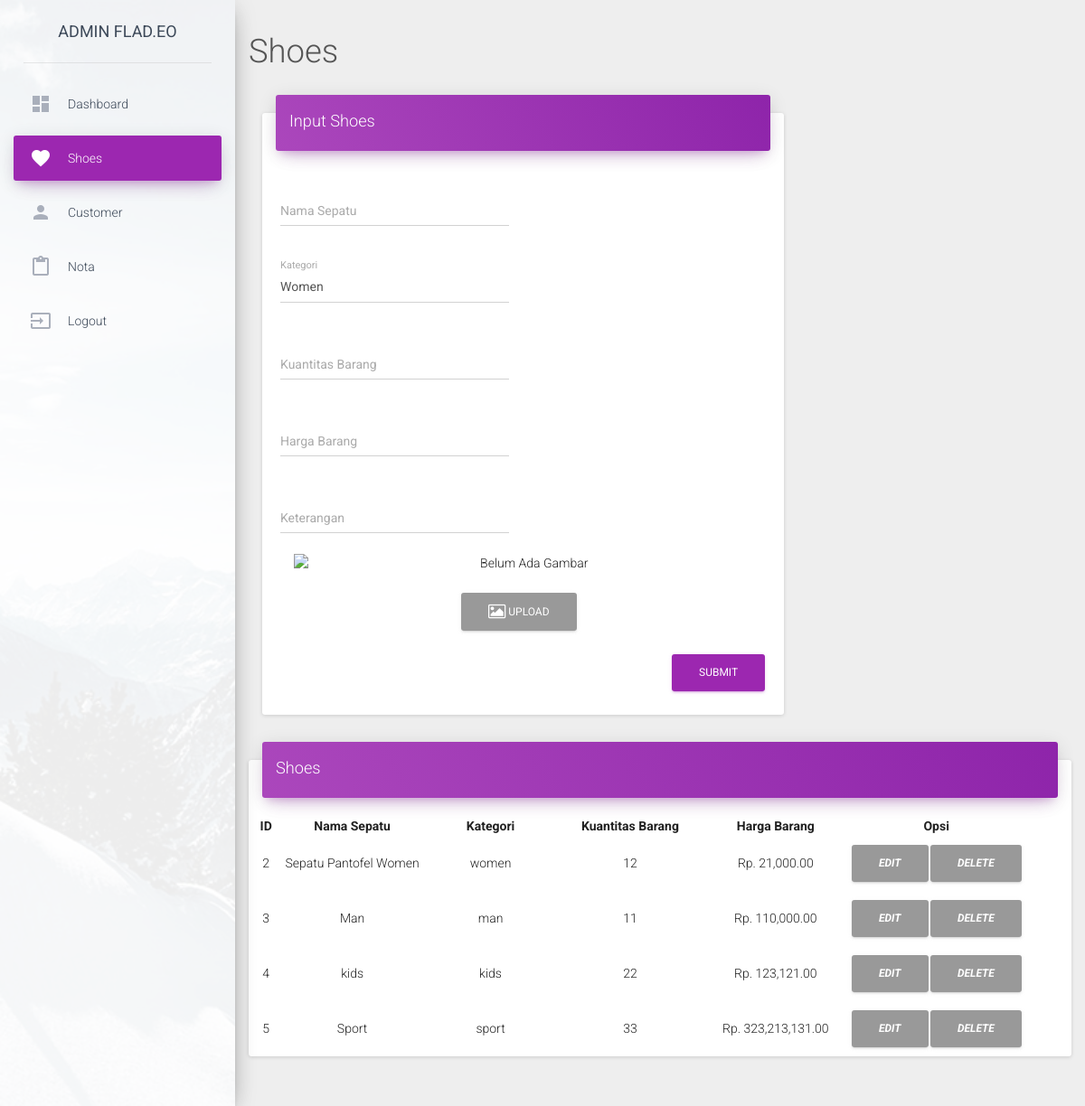
The app's page /index.php/admin/shoes with its own data.
### tables this page shows
CREATE TABLE `barang` (
  `id_barang` int(5) NOT NULL,
  `kategori_barang` varchar(30) NOT NULL,
  `nama_barang` varchar(30) NOT NULL,
  `kuantitas_barang` int(11) NOT NULL,
  `keterangan` text NOT NULL,
  `harga_barang` int(11) NOT NULL,
  `gambar` text NOT NULL
);

### application/controllers/Admin.php (called while the page is built, shortened)
<?php
    class Admin extends CI_Controller {
        public function __construct() {
            $this->load->model('barang');
        }
        public function shoes() {
            $this->load->model('m_crud');
            $data['barang'] = $this->m_crud->view('barang')->result();
            $this->load->view('admin/shoes', $data);
        }
    }

### index.php (called while the page is built, shortened)
<?php
require_once BASEPATH.'core/CodeIgniter.php';

### application/models/m_crud.php (called while the page is built, shortened)
<?php
class M_crud extends CI_Model
{
	function view($table)
	{
		return $this->db->get($table);
	}
}
?>

### application/views/admin/shoes.php (the view, shortened to what this page needs)
<!DOCTYPE html>
<head>
    <link href="<?php echo base_url(); ?>assets/css/bootstrap.min.css" rel="stylesheet" />
    <link href="<?php echo base_url(); ?>assets/css/material-dashboard.css?v=1.2.0" rel="stylesheet" />
    <link href="http://maxcdn.bootstrapcdn.com/font-awesome/latest/css/font-awesome.min.css" rel="stylesheet">
</head>
<body>
<div class="wrapper">
    <div class="sidebar" data-color="purple" data-image="<?php echo base_url(); ?>assets/img/sidebar-1.jpg">
        <div class="logo">
            <a href="<?php echo base_url(); ?>index.php/admin/admin_toko" class="simple-text">
                Admin Flad.eo
            </a>
        </div>
        <div class="sidebar-wrapper">
            <ul class="nav">
                <li>
                    <a href="<?php echo base_url(); ?>index.php/admin/dashboard">
                        <i class="material-icons">dashboard</i>
                        <p>Dashboard</p>
                    </a>
                </li>
            <li class="active">
                    <a href="#" class="dropdown-toggle" data-toggle="dropdown">
                        <i class="material-icons">favorite</i>
                        <p>Shoes</p>
                    </a>
                </li>
                <li>
                    <a href="<?php echo base_url(); ?>index.php/admin/customer">
                        <i class="material-icons text-gray">person</i>
                        <p>Customer</p>
                    </a>
                </li>
                <li>
                    <a href="<?php echo base_url(); ?>index.php/admin/nota">
                        <i class="material-icons text-gray">content_paste</i>
                        <p>Nota</p>
                    </a>
                </li>
                <li>
                    <a href="<?php echo base_url(); ?>index.php/admin/logout">
                        <i class="material-icons text-gray">input</i>
                        <p>Logout</p>
                    </a>
                </li>
            </ul>
        </div>
    </div>
        <div class="main-panel">
            <nav class="navbar navbar-transparent navbar-absolute">
                <div class="container-fluid">
                    <div class="navbar-header">
                        <h2>Shoes</h2>
                    </div>
                    <div class="collapse navbar-collapse">
                    </div>
                </div>
            </nav>
            <div class="content">
                <div class="container-fluid">
                    <div class="row">
                        <div class="col-md-8">
                            <div class="card bs-center">
                                <div class="card-header" data-background-color="purple">
                                    <h4 class="title">Input Shoes</h4>
                                </div>
                                <div class="card-content">
                                    <form action="<?php echo base_url(); ?>index.php/admin/tambah_barang" method="post" enctype="multipart/form-data">
                                        <div class="row">
                                            <div class="col-md-6">
                                                <div class="form-group label-floating">
                                                    <label class="control-label">Nama Sepatu</label>
                                                    <input type="text" class="form-control" name="nama">
                                                </div>
                                            </div>
                                        </div>
                                        <div class="row">
                                            <div class="col-md-6">
                                                <div class="form-group label-floating">
                                                    <label class="control-label" for="kategori">Kategori</label>
                                                    <select class="form-control" name="kategori" id="kategori">
                                                        <option value="women">Women</option>
                                                    </select>
                                                </div>
                                            </div>
                                        </div>
                                        <div class="row">
                                            <div class="col-md-6">
                                                <div class="form-group label-floating">
                                                    <label class="control-label">Kuantitas Barang</label>
                                                    <input type="text" class="form-control" name="kuantitas">
                                                </div>
                                            </div>
											</div>
											<div class="row">
                                            <div class="col-md-6">
                                                <div class="form-group label-floating">
                                                    <label class="control-label">Harga Barang</label>
                                                    <input type="text" class="form-control" name="harga">
                                                </div>
                                            </div>
                                        </div>
                                        <div class="row">
                                            <div class="col-md-6">
                                                <div class="form-group label-floating">
                                                    <label class="control-label">Keterangan</label>
                                                    <input type="text" class="form-control" name="keterangan">
                                                </div>
                                            </div>
											</div>
                                            <div class="box-body">
                                                <div class="col col-md-12">
                                                    <center><img src="" alt="Belum Ada Gambar" id="preview_upload_gambar" class="img-responsive pad"></center>
                                                </div>
                                                <div class="col col-md-12">
                                                    <center><a href="#" id="upload_gambar" class="btn btn-default btn-flat"><i class="fa fa-image"></i> Upload</a></center>
                                                </div>
                                                </div>
                                        <button type="submit" class="btn btn-primary pull-right">Submit</button>
                                    </form>
                                </div>
                            </div>
                        </div>
						<div class="row">
                        <div class="col-lg-12 col-md-12">
                            <div class="card card-nav-tabs">
                                <div class="card-header" data-background-color="purple">
                                    <h4 class="title">Shoes</h4>
                                </div>
                                           <br><form class="tabel" method="GET">
                                <table width="94%" class="w3-table-all" id="tabel" name="tabel">
                                <tr class="w3-blue">
                                    <th width="50px"><center>ID</center></th>
                                    <th width="200px"><center>Nama Sepatu</center></th>
                                    <th width="200px"><center>Kategori</center></th>
                                    <th width="200px"><center>Kuantitas Barang</center></th>
                                    <th width="200px"><center>Harga Barang</center></th>
                                    <th width="50px" colspan="2"><center>Opsi</center></th>
                                </tr>
                                <?php
                                    foreach ($barang as $b) {
                                        echo '
                                        <tr class="delete_row">
                                            <td><center>'.$b->id_barang.'</center></td>
                                            <td><center>'.$b->nama_barang.'</center></td>
                                            <td><center>'.$b->kategori_barang.'</center></td>
                                            <td><center>'.$b->kuantitas_barang.'</center></td>
                                            <td><center>Rp. '.number_format($b->harga_barang, 2).'</center></td>
                                            <td scope="col"><div align="center"><a href="'.base_url().'index.php/admin/edit_shoes/'.$b->id_barang.'" name="update" class="btn success" id="update"><em><strong> Edit</strong></em></a></div></td>
                                            <td scope="col"><div align="center"><a href="'.base_url().'index.php/admin/delete_shoes/'.$b->id_barang.'" class="btn info"><em><strong>Delete</strong></em></div></a></td>
                                        </tr>
                                        ';
                                    }
                                ?>
                                </table>
                                </form>
                                </div>
</body>
</html>

### records on screen
barang: id_barang "2", nama_barang "Sepatu Pantofel Women", kategori_barang "women", kuantitas_barang "12", harga_barang "21,000.00"
barang: id_barang "3", nama_barang "Man", kategori_barang "man", kuantitas_barang "11", harga_barang "110,000.00"
barang: id_barang "4", nama_barang "kids", kategori_barang "kids", kuantitas_barang "22", harga_barang "123,121.00"
barang: id_barang "5", nama_barang "Sport", kategori_barang "sport", kuantitas_barang "33", harga_barang "323,213,131.00"
